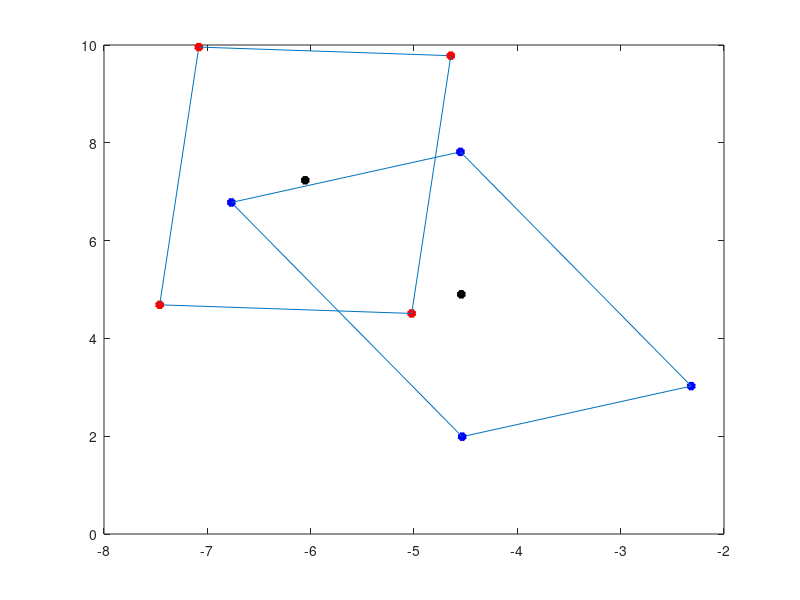

Here is the MATLAB script that generated this plot:


clc;
clear;

A = [-5.02245, 4.51051];

Aa = [-2.31706, 3.02461];

B = [-7.46116, 4.68673];

Ba = [-4.53404, 1.99047];

C = [-7.0824, 9.95779];

Ca = [-6.76779, 6.78002];

D = [-4.64369, 9.7815];

Da = [-4.55078, 7.8141];

plot(A(1), A(2), "r*-", "LineWidth",3); hold on;
line([A(1),B(1)],[A(2), B(2)]);

plot(B(1), B(2), "r*-", "LineWidth",3); hold on;
line([B(1),C(1)],[B(2), C(2)]);

plot(C(1), C(2), "r*-", "LineWidth",3); hold on;
line([C(1),D(1)],[C(2), D(2)]);

plot(D(1), D(2), "r*-", "LineWidth",3); hold on;
line([D(1),A(1)],[D(2), A(2)]);

Xcenter = (A(1) + B(1) + C(1) + D(1)) / 4;
Xacenter = (Aa(1) + Ba(1) + Ca(1) + Da(1)) / 4;
Ycenter = (A(2) + B(2) + C(2) + D(2)) / 4;
Yacenter = (Aa(2) + Ba(2) + Ca(2) + Da(2)) / 4;


plot(Aa(1), Aa(2), "b*-", "LineWidth",3); hold on;
line([Aa(1),Ba(1)],[Aa(2), Ba(2)]);

plot(Ba(1), Ba(2), "b*-", "LineWidth",3); hold on;
line([Ba(1),Ca(1)],[Ba(2), Ca(2)]);

plot(Ca(1), Ca(2), "b*-", "LineWidth",3); hold on;
line([Ca(1),Da(1)],[Ca(2), Da(2)]);

plot(Da(1), Da(2), "b*-", "LineWidth",3); hold on;
line([Da(1),Aa(1)],[Da(2), Aa(2)]);

plot(Xcenter, Ycenter, "k*-", "LineWidth",3); hold on;

plot(Xacenter, Yacenter, "k*-", "LineWidth",3); hold on;





% line([A(1),Aa(1)],[A(2),Aa(2)]);
% line([B(1),Ba(1)],[B(2),Ba(2)]);
% line([C(1),Ca(1)],[C(2),Ca(2)]);
% line([D(1),Da(1)],[D(2),Da(2)]);
